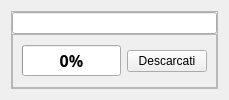
                <widget class="QWidget" name="progress_tab">
                 <attribute name="title">
                  <string>Download</string>
                 </attribute>
                 <layout class="QVBoxLayout" name="verticalLayout_11">
                  <item>
                   <widget class="QFrame" name="frame_parse_workbook">
                    <property name="frameShape">
                     <enum>QFrame::StyledPanel</enum>
                    </property>
                    <property name="frameShadow">
                     <enum>QFrame::Raised</enum>
                    </property>
                    <layout class="QVBoxLayout" name="verticalLayout_9">
                     <property name="spacing">
                      <number>0</number>
                     </property>
                     <property name="leftMargin">
                      <number>0</number>
                     </property>
                     <property name="topMargin">
                      <number>0</number>
                     </property>
                     <property name="rightMargin">
                      <number>0</number>
                     </property>
                     <property name="bottomMargin">
                      <number>0</number>
                     </property>
                     <item>
                      <widget class="QLineEdit" name="entry_link_workbook"/>
                     </item>
                     <item>
                      <widget class="QFrame" name="frame_3">
                       <property name="frameShape">
                        <enum>QFrame::StyledPanel</enum>
                       </property>
                       <property name="frameShadow">
                        <enum>QFrame::Raised</enum>
                       </property>
                       <layout class="QHBoxLayout" name="horizontalLayout_8">
                        <item>
                         <widget class="QProgressBar" name="progressbar_workbook">
                          <property name="font">
                           <font>
                            <family>Open Sans</family>
                            <pointsize>12</pointsize>
                            <weight>75</weight>
                            <bold>true</bold>
                           </font>
                          </property>
                          <property name="value">
                           <number>0</number>
                          </property>
                          <property name="alignment">
                           <set>Qt::AlignCenter</set>
                          </property>
                         </widget>
                        </item>
                        <item>
                         <widget class="QPushButton" name="button_parsing_workbook">
                          <property name="text">
                           <string>Descarcati</string>
                          </property>
                          <property name="checkable">
                           <bool>false</bool>
                          </property>
                         </widget>
                        </item>
                       </layout>
                      </widget>
                     </item>
                    </layout>
                   </widget>
                  </item>
                 </layout>
                </widget>
